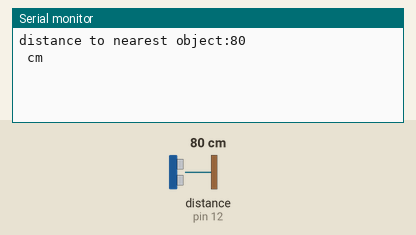
Recording of a sketch running on a simulated Arduino Uno, built with avr-gcc and run on an emulated ATmega328P. Shown: the last lines printed to the serial monitor. Wiring (inferred from the names in the program): ultrasonic range finder: trigger pin 13; echo pin 12. The inputs (shaded band) are chosen by the test bench; at power-on: distance to the obstacle (sensor on pin 12) 80 cm. The echo pulse lasts 58.3 µs per cm.

Above: at 2.8 s.
2.9 s: distance to the obstacle (sensor on pin 12) set to 2 cm
At 4.3 s:
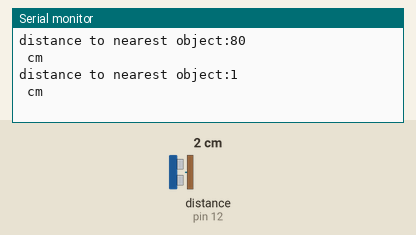
4.4 s: distance to the obstacle (sensor on pin 12) set to 4 cm
At 7.6 s:
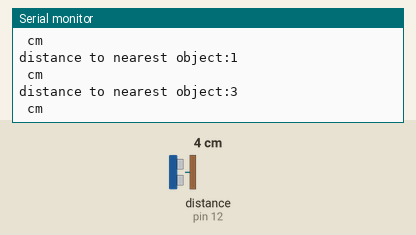
Timing chart, 0 to 9.1 s (numbered marks = the images above; inputs shaded):
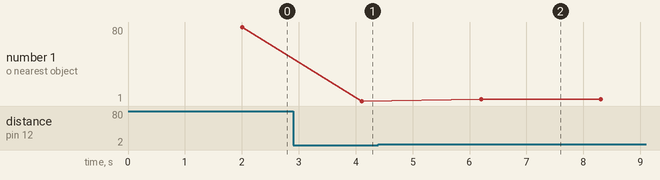

Measured:
- after the input at 2.9 s, the serial monitor: prints a new line after 1.2 s (image 1)
- after the input at 4.4 s, the serial monitor: prints a new line after 1.8 s (image 2)
- plotted number 1: 80 → 1 after the input at 2.9 s, 1 → 3 after the input at 4.4 s

The sketch:

distance_sensor_2020.ino
```cpp
const unsigned int TRIG_PIN=13;
const unsigned int ECHO_PIN=12;
const unsigned int BAUD_RATE=9600;

void setup() {
  //for distance sensor enable
  pinMode(TRIG_PIN, OUTPUT);
  pinMode(ECHO_PIN, INPUT);
  Serial.begin(BAUD_RATE);

  //for lights enable
  pinMode(LED_BUILTIN, OUTPUT);
  //pinMode(11, OUTPUT);
}

void loop() {


  //Lights blinking
  digitalWrite(LED_BUILTIN, HIGH);   // turn the LED on (HIGH is the voltage level)
  delay(1000);                       // wait for a second
  digitalWrite(LED_BUILTIN, LOW);    // turn the LED off by making the voltage LOW
  delay(1000);                       // wait for a second

/*
  digitalWrite(11, HIGH);   // turn the LED on (HIGH is the voltage level)
  delay(1000);                       // wait for a second
  digitalWrite(11, LOW);    // turn the LED off by making the voltage LOW
  delay(1000);                       // wait for a second

*/


  digitalWrite(TRIG_PIN, LOW);
  delayMicroseconds(2);
  digitalWrite(TRIG_PIN, HIGH);
  delayMicroseconds(10);
  digitalWrite(TRIG_PIN, LOW);

// distance sesnor logic
 const unsigned long duration= pulseIn(ECHO_PIN, HIGH);
 int distance= duration/29/2;
 if(duration==0){
   Serial.println("Warning: no pulse from sensor");
   }
  else{
      Serial.print("distance to nearest object:");
      Serial.println(distance);
      Serial.println(" cm");
  }
 delay(100);
 }
```
